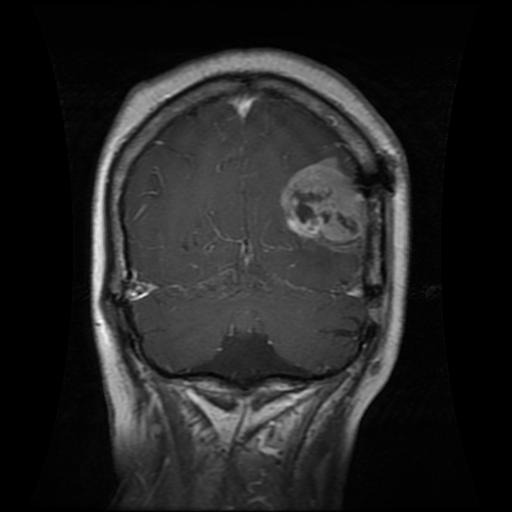
#> input picture data/yolo_dataset/images/test/Tr-gl_0021.jpg, 512 x 512 px
$ python -i repairs_labels.py   (imports and definitions only)
#> lines starting #> are read from the running program, lines starting #| are printed output that depends on the picture; after the words box and inside, x2 and y2 are one past the last pixel; in counts of white or black regions, pixels touching at a corner belong together
import cv2
import os
import numpy as np
from tqdm import tqdm

def get_project_root():
    current_path = os.path.abspath(__file__)
    while os.path.basename(current_path) != "NeuroScanVision":
        parent = os.path.dirname(current_path)
        if parent == current_path: return os.path.dirname(os.path.abspath(__file__))
        current_path = parent
#> further down, picture is the input picture: shape (512, 512, 3); min 0, max 253, mean 35.4
    return current_path

BASE_DIR = get_project_root()
DATA_ROOT = os.path.join(BASE_DIR, "data", "yolo_dataset")

def get_smart_bbox(img):
    gray = cv2.cvtColor(img, cv2.COLOR_BGR2GRAY)
    blurred = cv2.GaussianBlur(gray, (11, 11), 0)
    _, thresh = cv2.threshold(blurred, 150, 255, cv2.THRESH_BINARY)
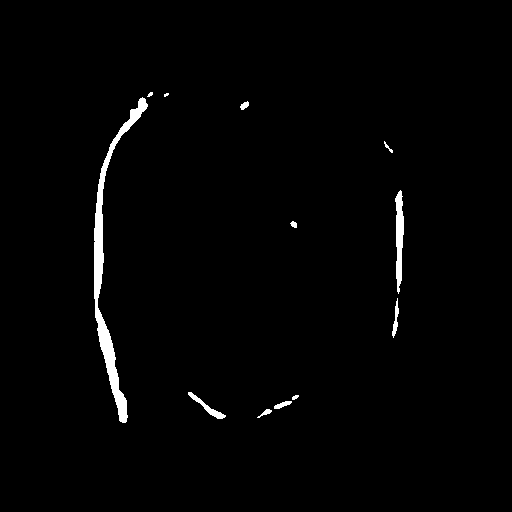
#> thresh: shape (512, 512); 1.5% white; 12 white regions (2 under 20 px)
    contours, _ = cv2.findContours(thresh, cv2.RETR_EXTERNAL, cv2.CHAIN_APPROX_SIMPLE)
#> contours = 12 contours, 4 with area under 20; largest, box (x1, y1, x2, y2) and area: (94, 97, 148, 423) 2319, (395, 190, 404, 294) 510, (188, 392, 226, 419) 178, (392, 298, 399, 338) 82, (274, 401, 292, 409) 58, (240, 101, 249, 110) 38, (257, 409, 272, 418) 34, (290, 221, 297, 228) 24
    if contours:
        largest_cnt = max(contours, key=cv2.contourArea)
#> largest_cnt = contour of 246 points, box (x1, y1, x2, y2) (94, 97, 148, 423), area 2319
        x, y, w, h = cv2.boundingRect(largest_cnt)
#> x = 94; y = 97; w = 54; h = 326
        return (x + w/2)/img.shape[1], (y + h/2)/img.shape[0], w/img.shape[1], h/img.shape[0]
    return 0.5, 0.5, 0.15, 0.15

def get_class_id(filename):
    name = filename.lower()
    if "glioma" in name: return 0
    if "meningioma" in name: return 1
    if "pituitary" in name: return 2
    return 3

def run_fix():
    print(f"🛠️ Fixing Labels in: {DATA_ROOT}")
    for split in ["train", "val", "test"]:
        img_dir = os.path.join(DATA_ROOT, "images", split)
        lbl_dir = os.path.join(DATA_ROOT, "labels", split)

        if not os.path.exists(img_dir): continue
        os.makedirs(lbl_dir, exist_ok=True)

        for img_name in tqdm(os.listdir(img_dir), desc=f"Fixing {split}"):
            if img_name.lower().endswith(('.jpg', '.png', '.jpeg')):
                img = cv2.imread(os.path.join(img_dir, img_name))
                if img is None: continue

                cid = get_class_id(img_name)
                txt_path = os.path.join(lbl_dir, os.path.splitext(img_name)[0] + ".txt")

                with open(txt_path, 'w') as f:
                    if cid != 3:
                        xc, yc, w, h = get_smart_bbox(img)
                        f.write(f"{cid} {xc:.4f} {yc:.4f} {w:.4f} {h:.4f}\n")

# [3 lines not run here, left out]

>>> import cv2
>>> picture = cv2.imread('../data/yolo_dataset/images/test/Tr-gl_0021.jpg')
>>> result = get_smart_bbox(picture)
#> result = (0.236, 0.508, 0.105, 0.637)

$ run again, on data/yolo_dataset/images/train/Tr-me_0011.jpg
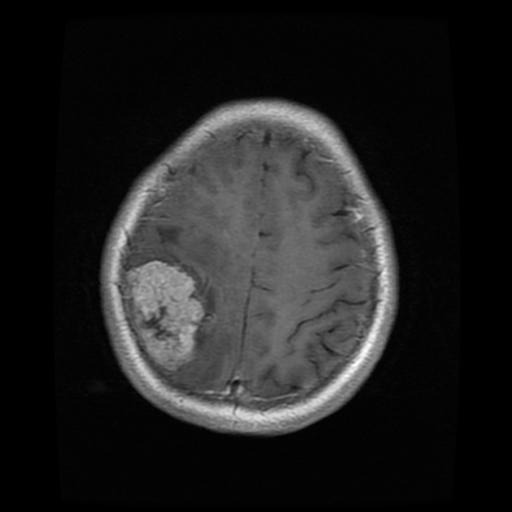
#> input picture data/yolo_dataset/images/train/Tr-me_0011.jpg, 512 x 512 px
#> picture is the input picture: shape (512, 512, 3); min 0, max 255, mean 32.5
#> in get_smart_bbox, `_, thresh = cv2.threshold(blurred, 150, 255, cv2.THRESH_BINARY)`:
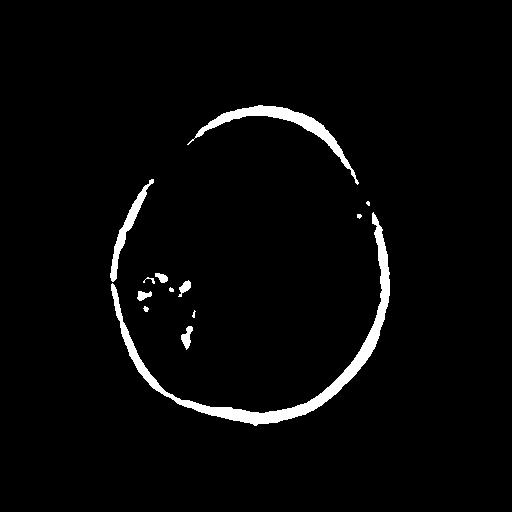
#> thresh: shape (512, 512); 2.8% white; 13 white regions (4 under 20 px)
#> contours = 13 contours, 6 with area under 20; largest, box (x1, y1, x2, y2) and area: (111, 212, 390, 426) 3929, (187, 105, 359, 185) 1540, (110, 179, 154, 282) 667, (181, 326, 193, 350) 127, (178, 280, 191, 297) 87, (137, 291, 152, 301) 78, (155, 273, 168, 283) 67
#> largest_cnt = contour of 455 points, box (x1, y1, x2, y2) (111, 212, 390, 426), area 3929
#> x = 111; y = 212; w = 279; h = 214
#> result = (0.489, 0.623, 0.545, 0.418)

$ run again, on data/yolo_dataset/images/val/Tr-gl_0020.jpg
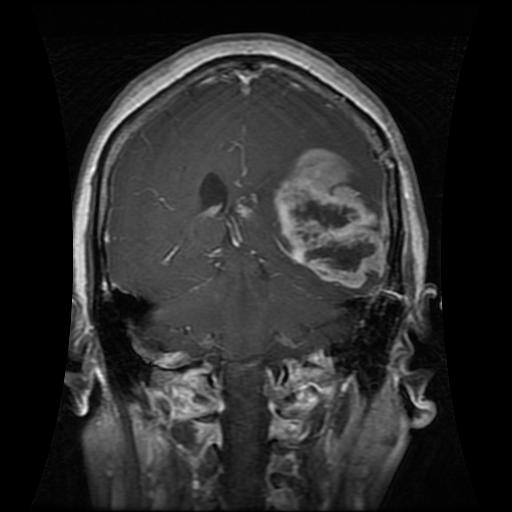
#> input picture data/yolo_dataset/images/val/Tr-gl_0020.jpg, 512 x 512 px
#> picture is the input picture: shape (512, 512, 3); min 0, max 255, mean 41.7
#> in get_smart_bbox, `_, thresh = cv2.threshold(blurred, 150, 255, cv2.THRESH_BINARY)`:
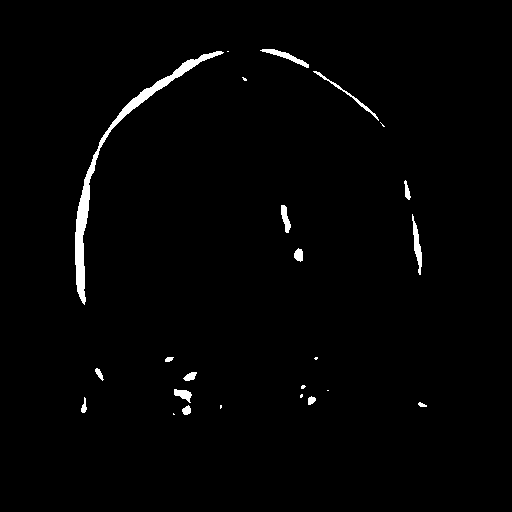
#> thresh: shape (512, 512); 1.5% white; 24 white regions (9 under 20 px)
#> contours = 24 contours, 10 with area under 20; largest, box (x1, y1, x2, y2) and area: (75, 51, 224, 305) 1973, (412, 214, 422, 275) 200, (260, 49, 309, 68) 188, (313, 71, 379, 121) 132, (281, 205, 291, 233) 126
#> largest_cnt = contour of 257 points, box (x1, y1, x2, y2) (75, 51, 224, 305), area 1973
#> x = 75; y = 51; w = 149; h = 254
#> result = (0.292, 0.348, 0.291, 0.496)
